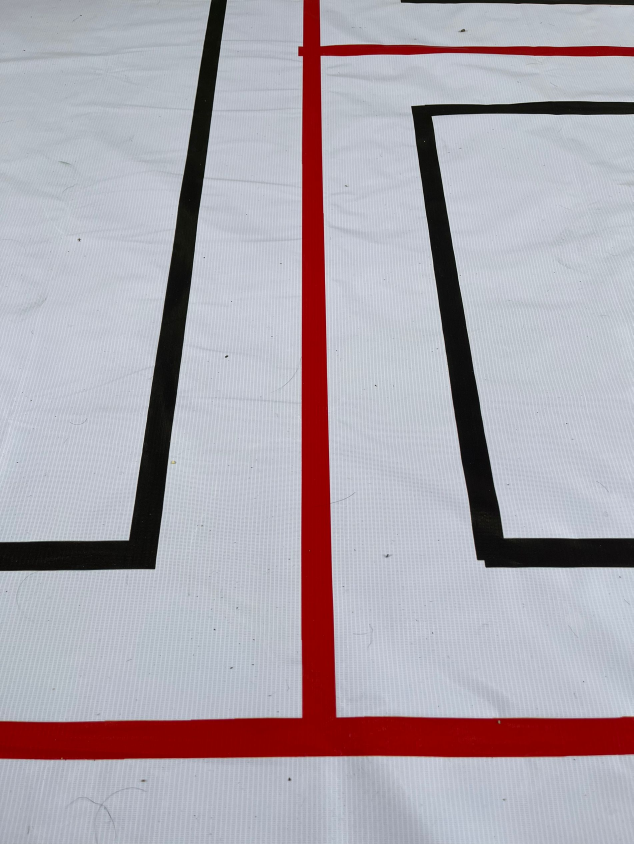
#> input picture Raspi21/001.jpg, 1900 x 2532 px (shown at 1/3 size)
$ python test.py
#> lines starting #> are read from the running program, lines starting #| are printed output that depends on the picture
### Raspi21/utils.py
import cv2
import numpy as np

# [15 lines left out: functions initialize_camera, read_frame, not called in this run]

def open_operation(img):
    k=np.ones((7,7),np.uint8)
    img=cv2.erode(img,k)
    img=cv2.dilate(img,k)
    return img

### Raspi21/test.py
import cv2
from utils import open_operation
img =cv2.imread('001.jpg',cv2.IMREAD_COLOR)
#> img is the input picture: shape (2532, 1900, 3); mean B, G, R 174.3, 165.8, 173.2
if img is None:
    print("Error: Unable to load image!")
else:
    # 调用open_operation函数
    processed_img = open_operation(img)
#> in open_operation, `img=cv2.erode(img,k)`:
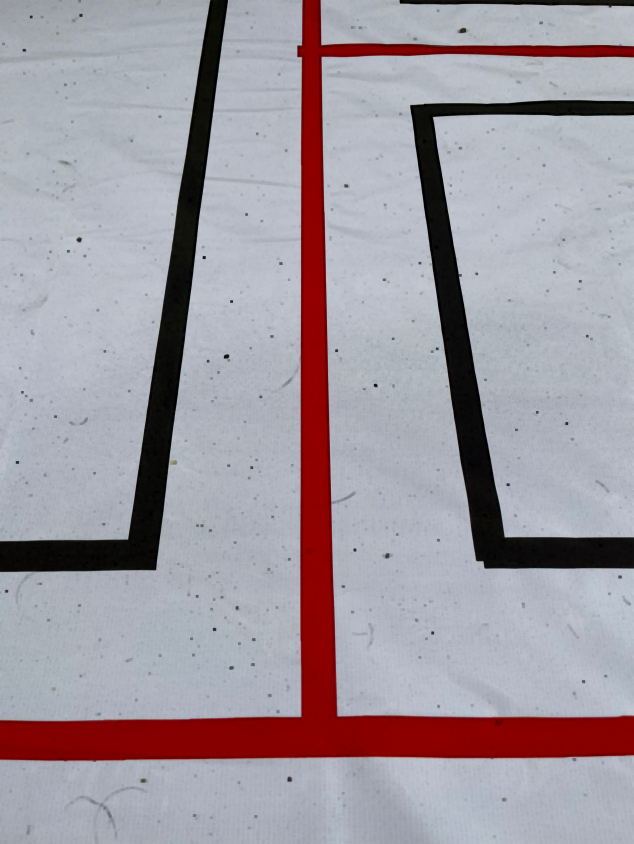
#> img: shape (2532, 1900, 3) (shown at 1/3 size); mean of channels 0, 1, 2 160.9, 152.5, 160.3; drawn as B, G, R
    scale_percent = 20  # 将图片缩放为原来的50%
    width = int(img.shape[1] * scale_percent / 100)
#> width = 380
    height = int(img.shape[0] * scale_percent / 100)
#> height = 506
    dim = (width, height)
#> dim = (380, 506)

    resized_img = cv2.resize(img, dim, interpolation=cv2.INTER_AREA)
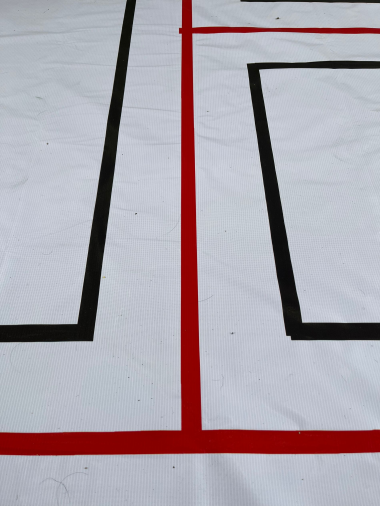
#> resized_img: shape (506, 380, 3); mean B, G, R 174.3, 165.7, 173.2
    resized_processed_img = cv2.resize(processed_img, dim, interpolation=cv2.INTER_AREA)

    cv2.imshow('Original Image', resized_img)
    cv2.imshow('Processed Image', resized_processed_img)
    # cv2.imwrite('processed.jpg', processed_img)
    # 等待用户按任意键关闭窗口
    cv2.waitKey(0)
    cv2.destroyAllWindows()
